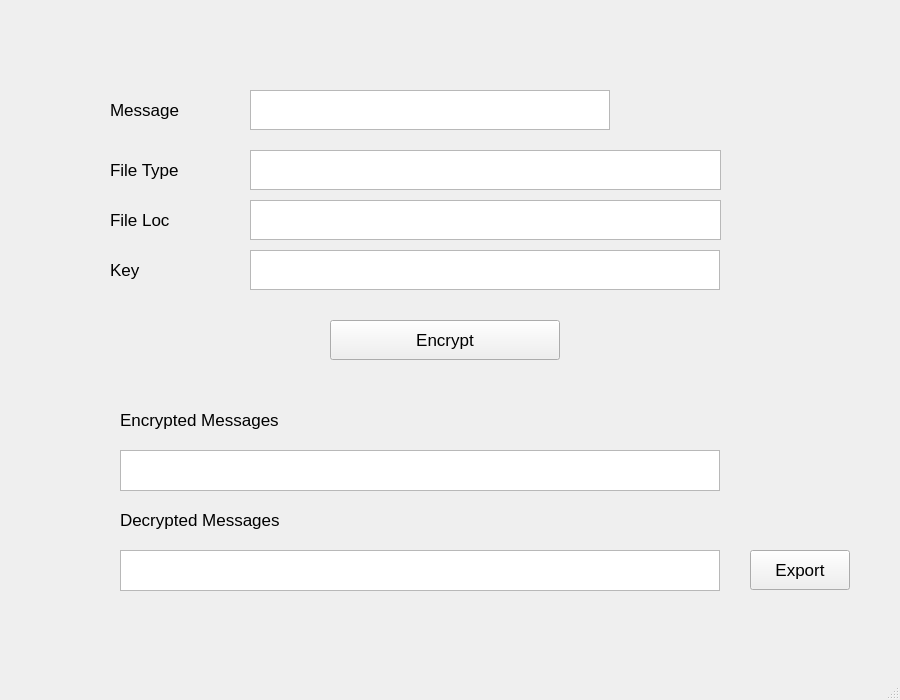
<?xml version="1.0" encoding="UTF-8"?>
<ui version="4.0">
 <class>MainWindow</class>
 <widget class="QMainWindow" name="MainWindow">
  <property name="geometry">
   <rect>
    <x>0</x>
    <y>0</y>
    <width>900</width>
    <height>700</height>
   </rect>
  </property>
  <property name="windowTitle">
   <string>MainWindow</string>
  </property>
  <widget class="QWidget" name="centralwidget">
   <widget class="QPushButton" name="exp">
    <property name="geometry">
     <rect>
      <x>750</x>
      <y>550</y>
      <width>100</width>
      <height>40</height>
     </rect>
    </property>
    <property name="font">
     <font>
      <pointsize>13</pointsize>
     </font>
    </property>
    <property name="text">
     <string>Export</string>
    </property>
   </widget>
   <widget class="QLabel" name="label">
    <property name="geometry">
     <rect>
      <x>110</x>
      <y>90</y>
      <width>130</width>
      <height>40</height>
     </rect>
    </property>
    <property name="font">
     <font>
      <pointsize>13</pointsize>
     </font>
    </property>
    <property name="text">
     <string>Message</string>
    </property>
   </widget>
   <widget class="QLabel" name="label_2">
    <property name="geometry">
     <rect>
      <x>110</x>
      <y>250</y>
      <width>130</width>
      <height>40</height>
     </rect>
    </property>
    <property name="font">
     <font>
      <pointsize>13</pointsize>
     </font>
    </property>
    <property name="text">
     <string>Key</string>
    </property>
   </widget>
   <widget class="QLabel" name="label_6">
    <property name="geometry">
     <rect>
      <x>240</x>
      <y>30</y>
      <width>441</width>
      <height>40</height>
     </rect>
    </property>
    <property name="font">
     <font>
      <pointsize>13</pointsize>
     </font>
    </property>
    <property name="text">
     <string/>
    </property>
    <property name="alignment">
     <set>Qt::AlignCenter</set>
    </property>
   </widget>
   <widget class="QLabel" name="label_5">
    <property name="geometry">
     <rect>
      <x>120</x>
      <y>500</y>
      <width>301</width>
      <height>40</height>
     </rect>
    </property>
    <property name="font">
     <font>
      <pointsize>13</pointsize>
     </font>
    </property>
    <property name="text">
     <string>Decrypted Messages</string>
    </property>
   </widget>
   <widget class="QPushButton" name="encrypt">
    <property name="geometry">
     <rect>
      <x>330</x>
      <y>320</y>
      <width>230</width>
      <height>40</height>
     </rect>
    </property>
    <property name="font">
     <font>
      <pointsize>13</pointsize>
     </font>
    </property>
    <property name="text">
     <string>Encrypt</string>
    </property>
   </widget>
   <widget class="QTextEdit" name="textEdit">
    <property name="geometry">
     <rect>
      <x>250</x>
      <y>90</y>
      <width>360</width>
      <height>40</height>
     </rect>
    </property>
    <property name="font">
     <font>
      <pointsize>16</pointsize>
     </font>
    </property>
    <property name="styleSheet">
     <string notr="true">font-size:16pt</string>
    </property>
    <property name="html">
     <string>&lt;!DOCTYPE HTML PUBLIC &quot;-//W3C//DTD HTML 4.0//EN&quot; &quot;http://www.w3.org/TR/REC-html40/strict.dtd&quot;&gt;
&lt;html&gt;&lt;head&gt;&lt;meta name=&quot;qrichtext&quot; content=&quot;1&quot; /&gt;&lt;style type=&quot;text/css&quot;&gt;
p, li { white-space: pre-wrap; }
&lt;/style&gt;&lt;/head&gt;&lt;body style=&quot; font-family:'MS Shell Dlg 2'; font-size:16pt; font-weight:400; font-style:normal;&quot;&gt;
&lt;p style=&quot;-qt-paragraph-type:empty; margin-top:0px; margin-bottom:0px; margin-left:0px; margin-right:0px; -qt-block-indent:0; text-indent:0px; font-size:8.25pt;&quot;&gt;&lt;br /&gt;&lt;/p&gt;&lt;/body&gt;&lt;/html&gt;</string>
    </property>
   </widget>
   <widget class="QTextEdit" name="textEdit_2">
    <property name="geometry">
     <rect>
      <x>250</x>
      <y>250</y>
      <width>470</width>
      <height>40</height>
     </rect>
    </property>
    <property name="font">
     <font>
      <pointsize>16</pointsize>
     </font>
    </property>
    <property name="styleSheet">
     <string notr="true">font-size:16pt</string>
    </property>
    <property name="html">
     <string>&lt;!DOCTYPE HTML PUBLIC &quot;-//W3C//DTD HTML 4.0//EN&quot; &quot;http://www.w3.org/TR/REC-html40/strict.dtd&quot;&gt;
&lt;html&gt;&lt;head&gt;&lt;meta name=&quot;qrichtext&quot; content=&quot;1&quot; /&gt;&lt;style type=&quot;text/css&quot;&gt;
p, li { white-space: pre-wrap; }
&lt;/style&gt;&lt;/head&gt;&lt;body style=&quot; font-family:'MS Shell Dlg 2'; font-size:16pt; font-weight:400; font-style:normal;&quot;&gt;
&lt;p style=&quot;-qt-paragraph-type:empty; margin-top:0px; margin-bottom:0px; margin-left:0px; margin-right:0px; -qt-block-indent:0; text-indent:0px; font-size:8.25pt;&quot;&gt;&lt;br /&gt;&lt;/p&gt;&lt;/body&gt;&lt;/html&gt;</string>
    </property>
   </widget>
   <widget class="QLabel" name="label_4">
    <property name="geometry">
     <rect>
      <x>120</x>
      <y>400</y>
      <width>301</width>
      <height>40</height>
     </rect>
    </property>
    <property name="font">
     <font>
      <pointsize>13</pointsize>
     </font>
    </property>
    <property name="text">
     <string>Encrypted Messages</string>
    </property>
   </widget>
   <widget class="QTextBrowser" name="textBrowser">
    <property name="geometry">
     <rect>
      <x>120</x>
      <y>450</y>
      <width>600</width>
      <height>41</height>
     </rect>
    </property>
    <property name="font">
     <font>
      <pointsize>16</pointsize>
     </font>
    </property>
    <property name="styleSheet">
     <string notr="true">font-size:16pt</string>
    </property>
    <property name="html">
     <string>&lt;!DOCTYPE HTML PUBLIC &quot;-//W3C//DTD HTML 4.0//EN&quot; &quot;http://www.w3.org/TR/REC-html40/strict.dtd&quot;&gt;
&lt;html&gt;&lt;head&gt;&lt;meta name=&quot;qrichtext&quot; content=&quot;1&quot; /&gt;&lt;style type=&quot;text/css&quot;&gt;
p, li { white-space: pre-wrap; }
&lt;/style&gt;&lt;/head&gt;&lt;body style=&quot; font-family:'MS Shell Dlg 2'; font-size:16pt; font-weight:400; font-style:normal;&quot;&gt;
&lt;p style=&quot;-qt-paragraph-type:empty; margin-top:0px; margin-bottom:0px; margin-left:0px; margin-right:0px; -qt-block-indent:0; text-indent:0px;&quot;&gt;&lt;br /&gt;&lt;/p&gt;&lt;/body&gt;&lt;/html&gt;</string>
    </property>
   </widget>
   <widget class="QTextBrowser" name="textBrowser_2">
    <property name="geometry">
     <rect>
      <x>120</x>
      <y>550</y>
      <width>600</width>
      <height>41</height>
     </rect>
    </property>
    <property name="font">
     <font>
      <pointsize>16</pointsize>
     </font>
    </property>
    <property name="styleSheet">
     <string notr="true">font-size:16pt</string>
    </property>
    <property name="html">
     <string>&lt;!DOCTYPE HTML PUBLIC &quot;-//W3C//DTD HTML 4.0//EN&quot; &quot;http://www.w3.org/TR/REC-html40/strict.dtd&quot;&gt;
&lt;html&gt;&lt;head&gt;&lt;meta name=&quot;qrichtext&quot; content=&quot;1&quot; /&gt;&lt;style type=&quot;text/css&quot;&gt;
p, li { white-space: pre-wrap; }
&lt;/style&gt;&lt;/head&gt;&lt;body style=&quot; font-family:'MS Shell Dlg 2'; font-size:16pt; font-weight:400; font-style:normal;&quot;&gt;
&lt;p style=&quot;-qt-paragraph-type:empty; margin-top:0px; margin-bottom:0px; margin-left:0px; margin-right:0px; -qt-block-indent:0; text-indent:0px;&quot;&gt;&lt;br /&gt;&lt;/p&gt;&lt;/body&gt;&lt;/html&gt;</string>
    </property>
   </widget>
   <widget class="QLabel" name="label_7">
    <property name="geometry">
     <rect>
      <x>110</x>
      <y>150</y>
      <width>130</width>
      <height>40</height>
     </rect>
    </property>
    <property name="font">
     <font>
      <pointsize>13</pointsize>
     </font>
    </property>
    <property name="text">
     <string>File Type</string>
    </property>
   </widget>
   <widget class="QTextEdit" name="textEdit_3">
    <property name="geometry">
     <rect>
      <x>250</x>
      <y>150</y>
      <width>471</width>
      <height>40</height>
     </rect>
    </property>
    <property name="font">
     <font>
      <pointsize>16</pointsize>
     </font>
    </property>
    <property name="styleSheet">
     <string notr="true">font-size:16pt</string>
    </property>
    <property name="html">
     <string>&lt;!DOCTYPE HTML PUBLIC &quot;-//W3C//DTD HTML 4.0//EN&quot; &quot;http://www.w3.org/TR/REC-html40/strict.dtd&quot;&gt;
&lt;html&gt;&lt;head&gt;&lt;meta name=&quot;qrichtext&quot; content=&quot;1&quot; /&gt;&lt;style type=&quot;text/css&quot;&gt;
p, li { white-space: pre-wrap; }
&lt;/style&gt;&lt;/head&gt;&lt;body style=&quot; font-family:'MS Shell Dlg 2'; font-size:16pt; font-weight:400; font-style:normal;&quot;&gt;
&lt;p style=&quot;-qt-paragraph-type:empty; margin-top:0px; margin-bottom:0px; margin-left:0px; margin-right:0px; -qt-block-indent:0; text-indent:0px; font-size:8.25pt;&quot;&gt;&lt;br /&gt;&lt;/p&gt;&lt;/body&gt;&lt;/html&gt;</string>
    </property>
   </widget>
   <widget class="QTextEdit" name="textEdit_4">
    <property name="geometry">
     <rect>
      <x>250</x>
      <y>200</y>
      <width>471</width>
      <height>40</height>
     </rect>
    </property>
    <property name="font">
     <font>
      <pointsize>16</pointsize>
     </font>
    </property>
    <property name="styleSheet">
     <string notr="true">font-size:16pt</string>
    </property>
    <property name="html">
     <string>&lt;!DOCTYPE HTML PUBLIC &quot;-//W3C//DTD HTML 4.0//EN&quot; &quot;http://www.w3.org/TR/REC-html40/strict.dtd&quot;&gt;
&lt;html&gt;&lt;head&gt;&lt;meta name=&quot;qrichtext&quot; content=&quot;1&quot; /&gt;&lt;style type=&quot;text/css&quot;&gt;
p, li { white-space: pre-wrap; }
&lt;/style&gt;&lt;/head&gt;&lt;body style=&quot; font-family:'MS Shell Dlg 2'; font-size:16pt; font-weight:400; font-style:normal;&quot;&gt;
&lt;p style=&quot;-qt-paragraph-type:empty; margin-top:0px; margin-bottom:0px; margin-left:0px; margin-right:0px; -qt-block-indent:0; text-indent:0px; font-size:8.25pt;&quot;&gt;&lt;br /&gt;&lt;/p&gt;&lt;/body&gt;&lt;/html&gt;</string>
    </property>
   </widget>
   <widget class="QLabel" name="label_8">
    <property name="geometry">
     <rect>
      <x>110</x>
      <y>200</y>
      <width>130</width>
      <height>40</height>
     </rect>
    </property>
    <property name="font">
     <font>
      <pointsize>13</pointsize>
     </font>
    </property>
    <property name="text">
     <string>File Loc</string>
    </property>
   </widget>
  </widget>
  <widget class="QMenuBar" name="menubar">
   <property name="geometry">
    <rect>
     <x>0</x>
     <y>0</y>
     <width>900</width>
     <height>31</height>
    </rect>
   </property>
  </widget>
  <widget class="QStatusBar" name="statusbar"/>
 </widget>
 <resources/>
 <connections/>
</ui>
